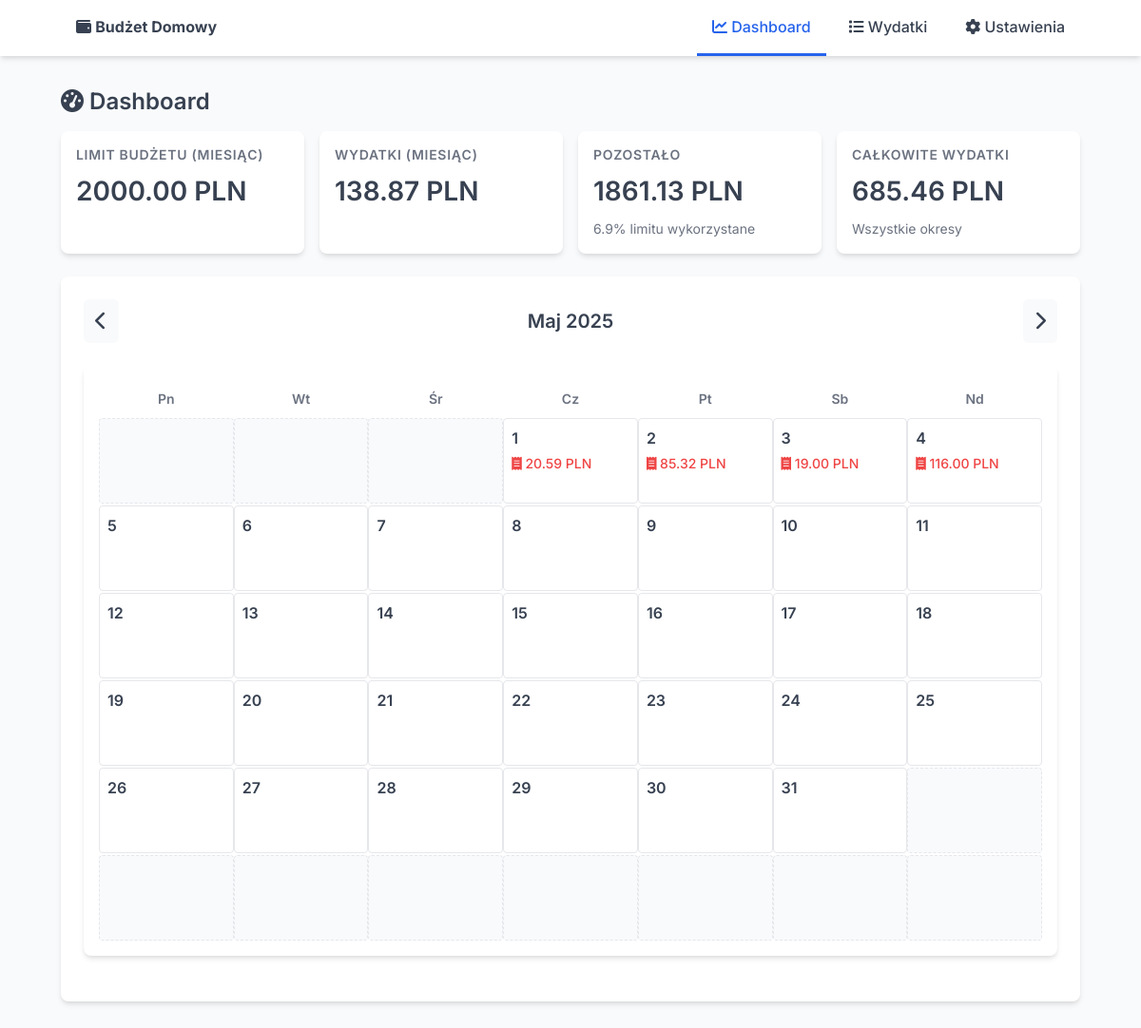
Screenshot of /2025/5/ with the database file from the repository.
### models.py (models this page shows, shortened)
class Settings(db.Model):
    __tablename__ = 'settings'
    id = db.Column(db.Integer, primary_key=True)
    budget_limit = db.Column(db.Float, nullable=False, default=2000.0)
    limit_period = db.Column(db.String(10), nullable=False, default='month')  # 'week', 'month', 'year'
    notified = db.Column(db.Boolean, nullable=False, default=False)

### app.py (the view)
@env_app.route('/')
@env_app.route('/<int:year>/<int:month>/')
def dashboard(year=None, month=None):
    settings = Settings.query.first()
    if not settings:
        settings = Settings(budget_limit=2000.0, limit_period='month', notified=False)
        db.session.add(settings)
        db.session.commit()
    period_expenses = get_period_expenses(settings.limit_period)
    total_expenses = db.session.query(db.func.coalesce(db.func.sum(Expense.amount), 0)).scalar()
    now = datetime.now()
    if year is None or month is None:
        year, month = now.year, now.month
    if month < 1:
        month = 12
        year -= 1
    elif month > 12:
        month = 1
        year += 1
    prev_month = month - 1
    prev_year = year
    if prev_month < 1:
        prev_month = 12
        prev_year -= 1
    next_month = month + 1
    next_year = year
    if next_month > 12:
        next_month = 1
        next_year += 1
    month_names = ['', 'Styczeń', 'Luty', 'Marzec', 'Kwiecień', 'Maj', 'Czerwiec',
                   'Lipiec', 'Sierpień', 'Wrzesień', 'Październik', 'Listopad', 'Grudzień']
    month_name = month_names[month]
    _, last_day = calendar.monthrange(year, month)
    first_weekday = calendar.monthrange(year, month)[0]  # 0 = poniedzialek w Python (xd)
    daily_expenses = defaultdict(float)
    month_start = datetime(year, month, 1)
    if month == 12:
        next_month_start = datetime(year + 1, 1, 1)
    else:
        next_month_start = datetime(year, month + 1, 1)
    expenses = Expense.query.filter(
        Expense.date >= month_start,
        Expense.date < next_month_start
    ).all()
    for expense in expenses:
        day = expense.date.day
        daily_expenses[day] += expense.amount
    period_names = {
        'week': 'tydzień',
        'month': 'miesiąc',
        'year': 'rok'
    }
    return render_template(
        'dashboard.html',
        current_limit=settings.budget_limit,
        period_expenses=period_expenses,
        total_expenses=total_expenses,
        period=period_names.get(settings.limit_period, settings.limit_period),
        year=year,
        month=month,
        month_name=month_name,
        last_day=last_day,
        first_weekday=first_weekday,
        daily_expenses=daily_expenses,
        prev_year=prev_year,
        prev_month=prev_month,
        next_year=next_year,
        next_month=next_month
    )

### app.py (called while the page is built)
@env_app.context_processor
def inject_current_year():
    return {'current_year': datetime.now().year}

### templates/dashboard.html (shortened to what this page needs)
{% extends 'base.html' %}
{% block content %}
<h2><i class="fas fa-tachometer-alt"></i> Dashboard</h2>
<div class="stats-grid">
    <div class="stat-card">
        <h4>Limit budżetu ({{ period }})</h4>
        <div class="value">{{ "%.2f"|format(current_limit) }} PLN</div>
    </div>
    <div class="stat-card">
        <h4>Wydatki ({{ period }})</h4>
        <div class="value">{{ "%.2f"|format(period_expenses) }} PLN</div>
    </div>
    <div class="stat-card">
        <h4>Pozostało</h4>
        <div class="value {% if current_limit - period_expenses >= 0 %}balance-positive{% else %}balance-negative{% endif %}">
            {{ "%.2f"|format(current_limit - period_expenses) }} PLN
        </div>
        <div class="secondary">
            {% if current_limit > 0 %}
            {{ "%.1f"|format((period_expenses / current_limit) * 100) }}% limitu wykorzystane
            {% endif %}
        </div>
    </div>
    <div class="stat-card">
        <h4>Całkowite wydatki</h4>
        <div class="value">{{ "%.2f"|format(total_expenses) }} PLN</div>
        <div class="secondary">Wszystkie okresy</div>
    </div>
</div>
<div class="card">
    <div class="calendar-header">
        <a href="{{ url_for('dashboard', year=prev_year, month=prev_month) }}" class="calendar-arrow"><i class="fas fa-chevron-left"></i></a>
        <h3>{{ month_name }} {{ year }}</h3>
        <a href="{{ url_for('dashboard', year=next_year, month=next_month) }}" class="calendar-arrow"><i class="fas fa-chevron-right"></i></a>
    </div>
    <div class="calendar">
        <div class="week">
            <div class="day-name">Pn</div>
            <div class="day-name">Wt</div>
            <div class="day-name">Śr</div>
            <div class="day-name">Cz</div>
            <div class="day-name">Pt</div>
            <div class="day-name">Sb</div>
            <div class="day-name">Nd</div>
        </div>
        {% for week in range(6) %}
            <div class="week">
                {% for weekday in range(7) %}
                    {% set day_num = week * 7 + weekday - first_weekday + 1 %}
                    {% if day_num < 1 or day_num > last_day %}
                        <div class="day empty"></div>
                    {% else %}
                        <div class="day {% if day_num == today_day and month == today_month and year == today_year %}today{% endif %}">
                            <div class="day-number">{{ day_num }}</div>
                            {% if daily_expenses[day_num] > 0 %}
                                <div class="expense">
                                    <i class="fas fa-receipt"></i> {{ "%.2f"|format(daily_expenses[day_num]) }} PLN
                                </div>
                            {% endif %}
                        </div>
                    {% endif %}
                {% endfor %}
            </div>
        {% endfor %}
    </div>
</div>
{% endblock %}

### static/style.css (style rules this page uses)
:root { --primary: #2563eb; --primary-dark: #1d4ed8; --success: #10b981; --danger: #ef4444; --warning: #f59e0b; --text: #374151; --text-light: #6b7280; --bg: #f9fafb; --bg-card: #ffffff; --border: #e5e7eb; --border-focus: #93c5fd; --shadow: 0 4px 6px -1px rgba(0, 0, 0, 0.1), 0 2px 4px -1px rgba(0, 0, 0, 0.06); }
* { box-sizing: border-box; margin: 0; padding: 0; }
body { font-family: 'Inter', 'Segoe UI', -apple-system, BlinkMacSystemFont, sans-serif; line-height: 1.5; color: var(--text); background-color: var(--bg); padding-bottom: 40px; }
h1, h2, h3, h4 { margin-bottom: 16px; font-weight: 600; line-height: 1.3; }
h2 { font-size: 1.5rem; color: var(--text); }
h3 { font-size: 1.25rem; color: var(--text); }
a { color: var(--primary); text-decoration: none; transition: color 0.2s ease-in-out; }
.card { background: var(--bg-card); border-radius: 8px; padding: 24px; box-shadow: var(--shadow); margin-bottom: 24px; }
.stats-grid { display: grid; grid-template-columns: repeat(auto-fit, minmax(250px, 1fr)); gap: 16px; margin-bottom: 24px; }
.stat-card { background: var(--bg-card); border-radius: 8px; padding: 16px; box-shadow: var(--shadow); display: flex; flex-direction: column; }
.stat-card h4 { font-size: 0.875rem; color: var(--text-light); text-transform: uppercase; letter-spacing: 0.05em; margin-bottom: 8px; }
.stat-card .value { font-size: 1.75rem; font-weight: 600; color: var(--text); margin-bottom: 8px; }
.stat-card .secondary { font-size: 0.875rem; color: var(--text-light); }
.balance-positive { color: var(--success); }
.calendar { display: flex; flex-direction: column; max-width: 100%; margin: 24px 0; gap: 2px; background: var(--bg-card); padding: 16px; border-radius: 8px; box-shadow: var(--shadow); }
.calendar-header { display: flex; justify-content: space-between; align-items: center; margin-bottom: 16px; }
.calendar-header h3 { margin-bottom: 0; font-size: 1.25rem; text-align: center; flex-grow: 1; }
.calendar-arrow { text-decoration: none; font-size: 1.25rem; color: var(--text); padding: 8px 12px; border-radius: 6px; background: var(--bg); transition: all 0.2s ease; }
.week { display: flex; justify-content: space-between; }
.day-name { width: 14.28%; padding: 8px; text-align: center; font-weight: 600; color: var(--text-light); font-size: 0.875rem; }
.day { width: 14.28%; height: 90px; border: 1px solid var(--border); border-radius: 4px; padding: 8px; font-size: 0.875rem; background-color: var(--bg-card); overflow: hidden; transition: background-color 0.2s ease; }
.day .day-number { font-weight: 600; margin-bottom: 4px; font-size: 1rem; }
.day .expense { color: var(--danger); font-weight: 500; }
.day.empty { background-color: #f8fafc; border: 1px dashed var(--border); }

### rows the page displays
Settings: budget_limit "2000.00", current_limit-period_expenses "1861.13", (period_expenses/current_limit)*100 "6.9"

### other values shown
{{ period }} "MIESIĄC"
{{ "%.2f"|format(period_expenses) }} "138.87"
{{ "%.2f"|format(total_expenses) }} "685.46"
{{ month_name }} "Maj"
{{ year }} "2025"
{{ day_num }} "1" "2" "3" "4" "5" "6" "7" "8" "9" "10" "11" "12" "13" "14" "15" "16" "17" "18" "19" "20" "21" "22" "23" "24" "25" "26" "27" "28" "29" "30" "31"
{{ "%.2f"|format(daily_expenses[day_num]) }} "20.59" "85.32" "19.00" "116.00"
